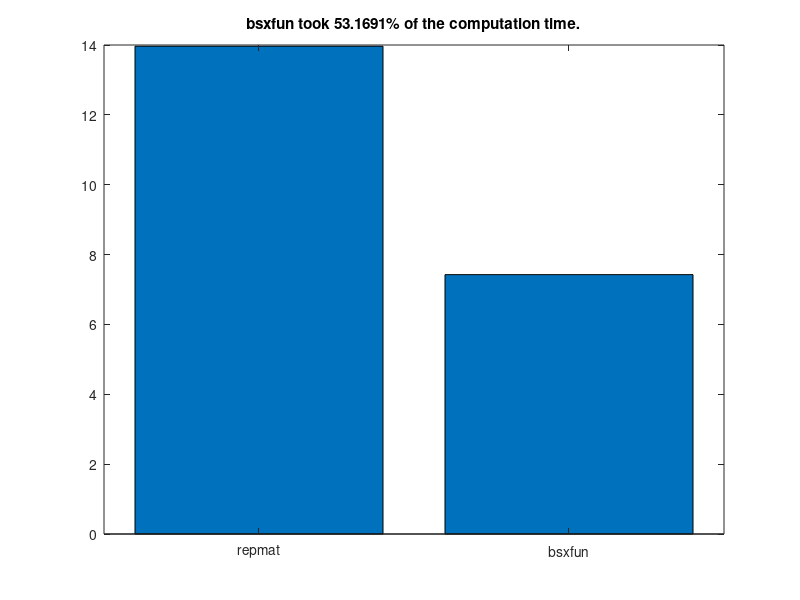

Write MATLAB code to recreate this figure.
%% Analyzing Neural Time Series Data
% Matlab code for Chapter 4 script A
% Mike X Cohen
% 
% This code accompanies the book, titled "Analyzing Neural Time Series Data" 
% (MIT Press). Using the code without following the book may lead to confusion, 
% incorrect data analyses, and misinterpretations of results. 
% Mike X Cohen assumes no responsibility for inappropriate or incorrect use of this code. 

%% variables, part I
% Let's start with variables. A variable is a place-holder for
% information. To create a variable, you simply assign it information. 
% For example,

mike = 10;
bob  = 20;

% If you type these into the command window (or highlight them here and hit
% F9, or highlight them, right-click, and choose "Evaluate Selection"), you 
% will create the variables.
% Because the variables refer to numbers, you can add them, multiple them,
% etc: 
mike + bob; % Note: You can also put comments after code
(mike+bob)/(mike-bob)

% Notice that when the line ends with a semicolon, the output is suppressed, 
% and when there is no semicolon, it outputs the results in the command window.

% variables can also be strings:
mike = 'mike'; 
% now we've re-assigned mike from a number to a character array. Type
% 'whos' into the matlab command. 
whos

% You can also assign matrices to variables:
a_simple_matrix=[ 3 4 5; 1 2 3; 9 8 7 ];
% type this into the command to see how the semicolon was used to delineate
% separate lines. 

% Square brackets concatinate: 
mikes_full_name = [ mike ' cohen' ];
mikes_two_fav_numbers = [ 7 23 ];

% type whos in the command to see the properties of our variables. Note the 
% difference between double and char (character), and note the sizes of different variables.

%% Variables, part II

% Variables can be more sophisticated. Variables can be cells, which
% are like blocks that may contain different kinds of information. 
var1{1} = [ 1 2 3 4 5 6 7 ];
var1{2} = 'hello world';
var1{3} = [ 1 3 6 7 4 3 5 6 7 87 76 43 4 5 6 767 ];

var1
var1{2}

% The most flexible type of variable is a structure. Structures contain fields that 
% are used for different kinds of data. For example:

ANTS.name = 'mike'; % ANTS = Analyzing Neural Time Series
ANTS.position = 'author';
ANTS.favorite_toothpaste_flavor = 'cinnamon';
ANTS.number_of_watches = 18;
ANTS.favorite_color = [ .8 .1 .8 ]; % RGB values

% You can also have an array of structures
ANTS(2).name = 'Your name here';
ANTS(2).position = 'reader';
ANTS(2).favorite_toothpaste_flavor = 'bratworst'; % gross, but true
ANTS(2).number_of_watches = 1;
ANTS(2).favorite_color = [ 1 1 1 ];

% now you can get information about all fields from one specific element of
% the structure:
ANTS(1)

% or information about one field within one member:
ANTS(1).number_of_watches

% or information about one field from all members:
ANTS.favorite_toothpaste_flavor

% note that this last result came out as two separate answers. If you want
% to combine them into a single output (e.g., a cell array), use curly
% brackets:
{ANTS.favorite_toothpaste_flavor}

%% functions

% functions are modular pieces of code stored in a separate file. Most
% functions can be opened and you can see/modify the code. Some functions
% are compiled and not viewable or editable.

% Functions may take inputs:
randperm(4) % randperm is a function that randomly permutes integers. 4 is the input. 

% or a vector:
mean([1 3 2 4 3 5 4 6])

% to see the guts of this function, highlight "mean" and right-click,
% Open File (or type "edit mean" in the command, or highlight and Ctrl-D)

% IMPORTANT! Do not modify matlab functions unless you really know what
% you're doing! A better idea is to copy the function into a different file
% and use a different name. 

% Most functions also give outputs:
permuted_integers = randperm(4); % now the output of the function is stored in a new variable

whos permuted_in* % Note that you can also use the * character for whos

% some functions can have multiple inputs: 
random_number_matrix = rand(4,6); % Here, we asked for a 4 x 6 matrix of random numbers

% some functions have multiple outputs:
[max_value max_value_index] = max([1 2 3 9 8 7 6]);
% This also shows matrix indexing, which we'll get to soon. 

% IMPORTANT: You can use the output of one function as the input to another
% function. This is a powerful way to make your matlab programming fast and
% efficient. On the other hand, if you embed functions to an extreme you
% might unreadable code.
[max_value max_value_index] = max( randperm( round( rand(1)*10 ) ) );
% Note that when you put the cursor on a parenthesis, it underlines the
% corresponding other parenthesis. 

% type 'help <function_name>' in the matlab command to
% read about a function. 
help max % also try: doc max

%% indexing

% Indexing is a powerful tool in matlab to access particular parts of a
% variable. Indexing is very simple: Imagine you have 100 twinkies arranged
% in a 10 x 10 square: 
twinkies = rand(10,10)

% If you wanted to eat the twinkie in the 4th row, 8th column, you write:
the_twinkie_i_will_eat = twinkies(4,8);

%% The colon operator

% By default, the colon operator increments in integer units from the 
% first to the second number. Observe:
1:10
% You can also increment by a certain amount:
1:2:10
count2ten=1:.23956:10;

% the colon operator is also useful when indexing. Let's say you want to
% eat several twinkies:
twinkies_i_will_eat = twinkies(4:8,2:7);

% Question: How big should the variable twinkies_i_will_eat be? 
whos twin* % answer

% To count backwards, you must specify that you want to skip with a negative number:
rookie_mistake     = 10:1;
how_the_pros_do_it = 10:-1:1;

%% determining the sizes of variables

% You can see variable sizes using whos, but there are also ways 
% to output matrix sizes into variables, which will be useful in many situations.

length(random_number_matrix)
% important! "length" returns the length of the longest dimension, regardless of how many dimensions there are!

% you can use size to find the sizes of all dimensions:
size(twinkies)
size(twinkies,1) % or only specific dimensions...

numel(twinkies) % numel stands for 'total number of elements'

% these functions also produce outputs:
twinkie_array_size = size(twinkies);
prod(twinkie_array_size) % prod returns the product of input numbers

% of course, these functions work on non-numeric variables, e.g.,
length(ANTS)

%% for-loops

% A for-loop is a way to iterate repeatedly:

for counting_variable = 1:10
    disp(counting_variable) % disp stands for display, which prints information in the command window
end

% another example:
for counting_variable = 1:2:10
    disp([ 'The ' num2str(counting_variable) 'th iteration value times 2 divided by 3 and added to 7 is ' num2str(counting_variable*2/3+7) '.' ])
end

% You can embed loops within loops
for i = 1:5
    for j = 3:7
        product_matrix(i,j) = i*j; % Matlab produces a warning here because product_matrix is not initialized. See text in Chapter 4.
    end
end

% Two important things to note here: (1) You can use the same numbers as
% indices AND as variables; (2) Unspecified elements in a matrix are
% automatically created and set to zero. 

number_rows    = 5; % having many spaces is allowed and facilitates code aesthetics
number_columns = 7;
% initialize matrix with zeros
product_matrix = zeros(number_rows,number_columns);

for i=1:number_rows
    for j=1:number_columns
        product_matrix(i,j)=i*j;
    end % end j-loop
end % end i-loop

% note the comments following end-statements. When you have multiple long
% loops, this kind of commenting will be helpful. Also note that when you 
% click on one of the "for" or "end" statements, its pair will be underlined. 

%% if-statements

% Exactly how it sounds
if 4>5
    disp('Something has gone awry in the universe')
end

if 4>5
    disp('Something is still very wrong')
else
    disp('Whew! Everything''s normal.') % note the two single-parenthesis marks inside the string
end

% the 'switch/case' statement is similar to 'if/else'
for counting_variable = 1:2:10
    switch counting_variable
        case 1 % compares 'counting_variable' to '1'
            disp([ 'The ' num2str(counting_variable) 'st iteration value times 2 divided by 3 and added to 7 is ' num2str(counting_variable*2/3+7) '.' ])
        case 2
            disp([ 'The ' num2str(counting_variable) 'nd iteration value times 2 divided by 3 and added to 7 is ' num2str(counting_variable*2/3+7) '.' ])
        case 3
            disp([ 'The ' num2str(counting_variable) 'rd iteration value times 2 divided by 3 and added to 7 is ' num2str(counting_variable*2/3+7) '.' ])
        otherwise
            disp([ 'The ' num2str(counting_variable) 'th iteration value times 2 divided by 3 and added to 7 is ' num2str(counting_variable*2/3+7) '.' ])
    end % end switch
end

%% boolean (true/false)

% sometimes, it's useful to know if a statement is TRUE or FALSE. 
% You can use a double-equals sign:

5==5

% The answer is '1', which in this case means 'true'. The oppose of true (1) is false (0):
5==4

% You can assign these answers to variables:
fourIsFive = 4==5; % see below for disambiguating = and ==

whos fourIsFive
% note that 'fourIsFive' is type "logical", or boolean. 

% Other related useful functions:
matrix0 = false(10,3);
matrix1 = true(4,12);

% you can use the tilde "~" to negate a statement:
~(1==1) % false because the negation of 1==1 is false
~(4>3)  % also false because the negation of 4>3 is false
~(4<3)  % true because it is false (~) that 4 is greater than 3. Tricky!

% things can sometimes get tricky:
truthtest = 1 == 2;

% Remember:
%    One equals sign is a statement ("you have this value").
%    Two equals signs means you are asking a question ("are these the same?").
% Mnemonic: "Say with one (=), ask with two (==), then you know just who is who!" 
%           (I didn't say it was a good mnemonic...)

%% repmat

% repmat is short for "replicate matrix." It is a handy function that
% is often used in analyses. The problem that repmat solves is matrix
% operations with other matrices. First, consider that adding a scalar 
% (a single number) to a matrix is no problem. 

mat = rand(4);

mat+23

% Now imagine that mat is EEG data with 4 electrodes and 10 time points:
mat = rand(4,10);

% now you want to subtract the mean over time:
meanOverTime = mean(mat,2); % second input to mean function is the dimension along which to compute the mean

mat = mat - meanOverTime;

% the previous line crashes because the matrices are of unequal size
whos mat meanOverTime

% repmat will help:
meanOverTimeRepmat = repmat(meanOverTime,1,size(mat,2));
whos mat meanOverTime*
% repmat takes 3 inputs: the matrix you want to replicate, the number of
% times to replicate it over rows, and the number of times to replicate it
% over columns (you can also input more dimensions). We want to replicate
% this matrix only over time points (the size of the second dimension of
% mat). Now the subtraction works:

matmean = mat - meanOverTimeRepmat;


% Other examples of repmat:
mat = [1 2 3; 10 20 30];

repmat(mat,1,1)
repmat(mat,1,2)
repmat(mat,2,1)

%% bsxfun

% bsxfun is a useful function for fast and easy array and matrix manipulations.
% It was introduced to Matlab fairly recently, so older versions of Matlab
% do not have this utility. 

% for example, the following function will add 4 to a random matrix:
bsxfun(@plus,randn(10),4)

% this might not seem any better than "randn(10)+4" and for this small
% case, it isn't. bsxfun is more useful because it performs
% singleton-expansion, which means you may be able to avoid using repmat.
% For example, imagine a dataset with 100 channels and 100,000 time points: 
a  = rand(100,100000);

% To subtract the mean of the entire time series: 
am = a - repmat(mean(a,2),1,size(a,2));

% Notice that the repmat is necessary:
am = a - mean(a,2);

% The previous line crashes because the sizes of a and its mean are not the
% same. However, bsxfun expands this automatically
am = bsxfun(@minus,a,mean(a,2));

% let's do a timing test...
tic
for i=1:100
    am = a - repmat(mean(a,2),1,size(a,2));
end
t(1)=toc;

tic
for i=1:100
    am = bsxfun(@minus,a,mean(a,2));
end
t(2)=toc;

figure
bar(t)
set(gca,'xtick',1:2,'xticklabel',{'repmat';'bsxfun'},'xlim',[.5 2.5])
title([ 'bsxfun took ' num2str(100*t(2)/t(1)) '% of the computation time.' ])
% you'll learn more about the above lines in part B of this code


% Thus, bsxfun is a bit faster but also more convenient to use, and more elegant. 
% There are other similar functions to bsxfun, including arrayfun and cellfun. 
% In addition to speed, the *fun functions allow you to avoid using loops. 
% For example, let's say you want to know the length of items in a cell array. 

% create cell array whose elements have variable lengths
c = cell(1,40);
for i=1:length(c)
    c{i} = randn(1,round(rand*100));
end

% now you want to know how many elements are in each cell. 
% Normally you need a loop:
cell_lengths = zeros(size(c));
for i=1:length(c)
    cell_lengths(i) = numel(c{i});
end

% But cellfun is more efficient:
cell_lengths = cellfun(@length,c);

%% end

% continue on the part b of this code...
